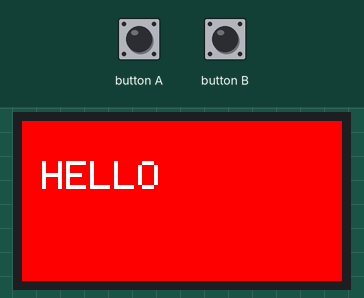
Bench run of a sketch on a simulated ESP32. Parts: 160×80 colour display.

Above: at 0.2 s.

The sketch:

test.ino
```cpp
#include <M5StickC.h>

void setup() {
  M5.begin();
  M5.Lcd.setRotation(3);
  M5.Lcd.fillScreen(RED);
  M5.Lcd.setTextColor(WHITE, RED);
  M5.Lcd.setTextSize(2);
  M5.Lcd.setCursor(10, 20);
  M5.Lcd.println("HELLO");
}

void loop() {
  M5.update();
  delay(100);
}
```
